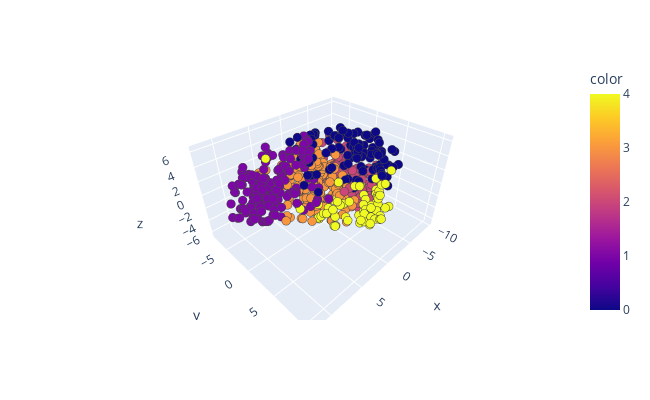

The cell this chart's notebook holds for it:
### Code cell
kmeans = KMeans(n_clusters=5, random_state=42)
blcat['cluster_kmeans'] = kmeans.fit_predict(model_df)
tsne = TSNE(n_components=3, perplexity=40, init='pca', learning_rate='auto', 
            random_state=42)
df_tsne = pd.DataFrame(tsne.fit_transform(model_df))
df_tsne['c'] = blcat['cluster_kmeans']
fig = px.scatter_3d(x=df_tsne[0], y=df_tsne[1], z=df_tsne[2],
              color=df_tsne['c'], width=650, height=400)
fig.update_traces(marker={'size':3}, marker_line_width=0.5)
fig.show()

### Figure 1 — Plotly figure (JSON) as saved in the notebook; plotly's stock layout.template omitted (floating-point values rounded to 4 significant figures; data arrays with more than 128 entries replaced by an {"elided": "..."} marker saying what was removed)
{"data": [{"hovertemplate": "x=%{x}<br>y=%{y}<br>z=%{z}<br>color=%{marker.color}<extra></extra>", "legendgroup": "", "marker": {"color": {"elided": "603 int values"}, "coloraxis": "coloraxis", "line": {"width": 0.5}, "size": 3, "symbol": "circle"}, "mode": "markers", "name": "", "scene": "scene", "showlegend": false, "type": "scatter3d", "x": {"elided": "603 float values"}, "y": {"elided": "603 float values"}, "z": {"elided": "603 float values"}}], "layout": {"coloraxis": {"colorbar": {"title": {"text": "color"}}, "colorscale": [[0, "#0d0887"], [0.1111, "#46039f"], [0.2222, "#7201a8"], [0.3333, "#9c179e"], [0.4444, "#bd3786"], [0.5556, "#d8576b"], [0.6667, "#ed7953"], [0.7778, "#fb9f3a"], [0.8889, "#fdca26"], [1, "#f0f921"]]}, "height": 400, "legend": {"tracegroupgap": 0}, "margin": {"t": 60}, "scene": {"domain": {"x": [0, 1], "y": [0, 1]}, "xaxis": {"title": {"text": "x"}}, "yaxis": {"title": {"text": "y"}}, "zaxis": {"title": {"text": "z"}}}, "width": 650}}
